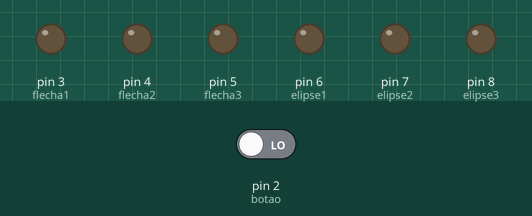
Recording of a sketch running on a simulated Arduino Uno, built with avr-gcc and run on an emulated ATmega328P. On the bench: output pins drawn as LEDs (lit = HIGH). The test bench sets the inputs (shaded band); at power-on: pin 2 (botao) LOW. Random numbers use the default seed unless the sketch sets one.

Above: at 13.8 s.
13.9 s: pin 2 (botao) driven HIGH
At 15.8 s:
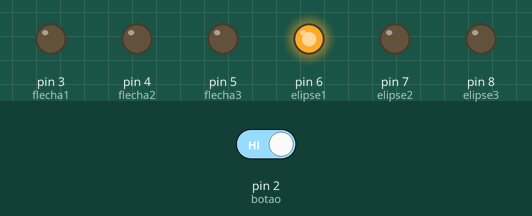
At 22.8 s:
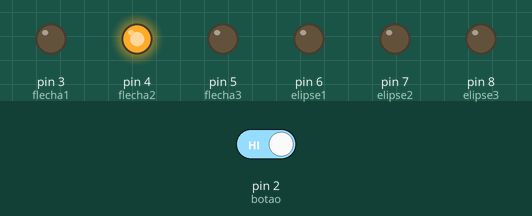
23.5 s: pin 2 (botao) driven LOW
At 24.5 s:
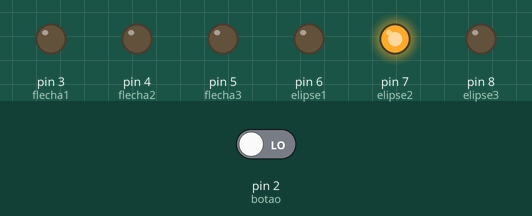
Timing chart, 0 to 35.7 s (numbered marks = the images above; inputs shaded):
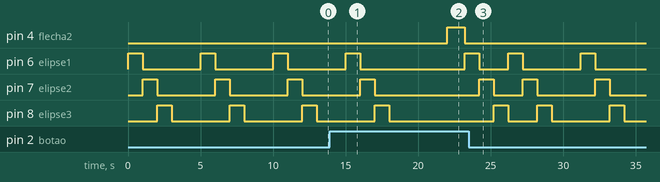

Measured:
- after the input at 13.9 s, pin 4 (flecha2): LOW → HIGH after 8.1 s, → LOW 1.2 s later
- by itself, pin 6 (elipse1), pin 7 (elipse2), pin 8 (elipse3): alternates HIGH for 1.0 s and LOW for 4.0 s

The sketch:

ArcoFlecha.ino
```cpp
const int botao = 2;     // botao no pino 2
const int flecha1 =  3; // flecha errada da esquerda
const int flecha2 =  4;  // flecha certa do meio
const int flecha3 =  5;  // flecha errada da direita
const int elipse1 = 6;
const int elipse2 = 7;
const int elipse3 = 8;
int apertou = 0; //ler se botao foi apertado
int contador = 0;
int flecha; //valor que flecha receberá
int i; //contador para led piscar

void setup()
{
  pinMode(botao, INPUT);
  pinMode(flecha1, OUTPUT);
  pinMode(flecha2, OUTPUT);
  pinMode(flecha3, OUTPUT);
  pinMode(elipse1, OUTPUT);
  pinMode(elipse2, OUTPUT);
  pinMode(elipse3, OUTPUT);
}

void loop()
{
    digitalWrite(flecha1, LOW);   // desliga flecha 1
    digitalWrite(flecha2, LOW);   // desliga flecha 2
    digitalWrite(flecha3, LOW);   // desliga flecha 3
  while (contador==0)
  {
    digitalWrite(elipse1, HIGH);   // liga elipse 1
    digitalWrite(elipse2, LOW);   // desliga elipse 2
    digitalWrite(elipse3, LOW);   // desliga elipse 3
    delay(1000);
    digitalWrite(elipse2, HIGH);   // liga elipse 2
    digitalWrite(elipse1, LOW);   // desliga elipse 1
    digitalWrite(elipse3, LOW);   // desliga elipse 3
    delay(1000);
    digitalWrite(elipse3, HIGH);   // liga elipse 3
    digitalWrite(elipse1, LOW);   // desliga elipse 1
    digitalWrite(elipse2, LOW);   // desliga elipse 2
    delay(1000);
    digitalWrite(elipse3, LOW);   // desliga elipse 3

    apertou = digitalRead(botao);
      delay(2000);
    if (apertou == HIGH)
    {
      contador++;
      digitalWrite(elipse1, LOW);   // desliga elipse 1
      digitalWrite(elipse2, LOW);   // desliga elipse 2
      digitalWrite(elipse3, LOW);   // desliga elipse 3
    }
    while (contador==1)
    {
      apertou = digitalRead(botao);
      delay(2000);
      if (apertou == HIGH)
      {
        flecha=random(1,3);
        contador=0;
        if (flecha == 1)
        {
         digitalWrite(flecha1, HIGH);   // liga flecha 1
         delay (1200);
         digitalWrite(flecha1, LOW);   // desliga flecha 1
         delay (1200);
         }
        if (flecha == 2) //Flecha Certa
        {
           digitalWrite(flecha2, HIGH);   // liga flecha 2
           delay (1200);
           digitalWrite(flecha2, LOW);   // desliga flecha 2
           delay (1);
           digitalWrite(elipse1, HIGH);   // liga elipse 1
           digitalWrite(elipse2, LOW);   // desliga elipse 2
           digitalWrite(elipse3, LOW);   // desliga elipse 3
           delay(1000);
           digitalWrite(elipse2, HIGH);   // liga elipse 2
           digitalWrite(elipse1, LOW);   // desliga elipse 1
           digitalWrite(elipse3, LOW);   // desliga elipse 3
           delay(1000);
           digitalWrite(elipse3, HIGH);   // liga elipse 3
           digitalWrite(elipse1, LOW);   // desliga elipse 1
           digitalWrite(elipse2, LOW);   // desliga elipse 2
           delay(1000);
        }
         if (flecha == 3)
         {
             digitalWrite(flecha3, HIGH);   // liga flecha 3
             delay (1200);
             digitalWrite(flecha3, LOW);   // liga flecha 3
             delay (1200);
         }
        }
      }
    }
}
```
